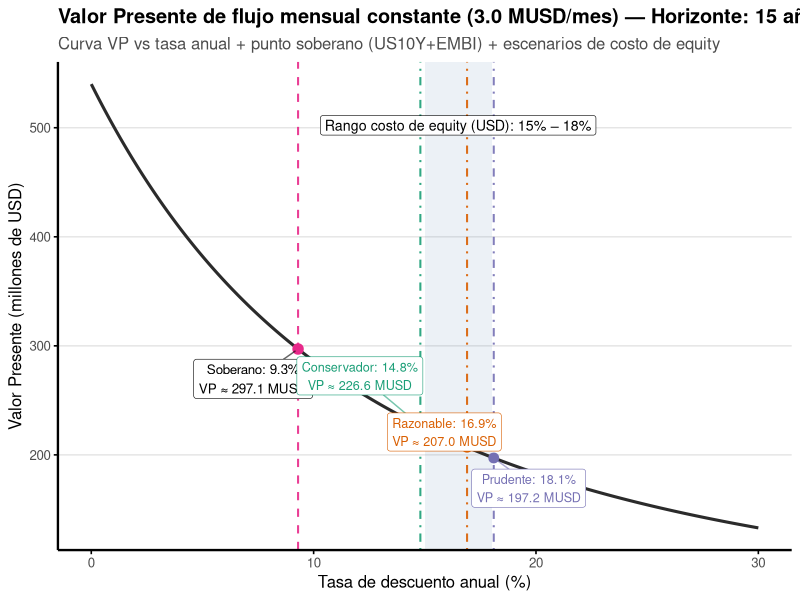

Recreate this plot in R.
# ============================
# VP de flujo MENSUAL con tasa ANUAL
# (curva + punto EMBI+US10Y + rango Costo de Equity: conservador/razonable/prudente)
# ============================

library(ggplot2)

# Si no lo tenés:
# install.packages("ggrepel")
library(ggrepel)

# ----------------------------
# Parámetros del problema
# ----------------------------
cf_mensual_usd <- 3e6      # 3 millones USD por mes
horizonte_anios <- 15      # <-- Cambiá esto si querés otro horizonte
n_meses <- horizonte_anios * 12

# ----------------------------
# Base macro (punto soberano: US10y + EMBI)
# ----------------------------
us10y <- 0.041
embi_spread <- 0.052
tasa_objetivo_anual <- us10y + embi_spread  # 0.093 (9,3%)

# ----------------------------
# Rango costo de equity (USD) a resaltar
# ----------------------------
tasa_eq_conservador <- 0.148   # ~14,8% (CAPM adj simple; beta=1; CRP=EMBI)
tasa_eq_razonable   <- 0.169   # ~16,9% (beta=1,2; CRP ajustado ~6,2%)
tasa_eq_prudente    <- 0.181   # ~18,1% (beta=1,3; CRP ajustado ~6,8%)

rango_eq_min <- 0.15
rango_eq_max <- 0.18

# ----------------------------
# Grilla de tasas ANUALES para graficar
# ----------------------------
tasas_anuales <- seq(0.00, 0.30, by = 0.001)   # 0% a 30% anual

# ----------------------------
# >>> AJUSTE CLAVE: tasa ANUAL -> tasa MENSUAL <<<
# ----------------------------
# IMPORTANTE:
# El flujo es mensual, pero la tasa es anual.
# Para descontar correctamente mes a mes, convertimos cada tasa anual (efectiva)
# a su equivalente mensual:
#   r_mensual = (1 + r_anual)^(1/12) - 1
#
# Esta línea es EXACTAMENTE donde está incorporado el ajuste:
tasas_mensuales <- (1 + tasas_anuales)^(1/12) - 1

# ----------------------------
# Cálculo de Valor Presente (VP) para una anualidad mensual
# VP = CF * [1 - (1+r_m)^(-n)] / r_m
# (tratamos el caso r_m = 0 para evitar división por cero)
# ----------------------------
vp_usd <- ifelse(
  tasas_mensuales == 0,
  cf_mensual_usd * n_meses,
  cf_mensual_usd * (1 - (1 + tasas_mensuales)^(-n_meses)) / tasas_mensuales
)

df <- data.frame(
  tasa_anual = tasas_anuales,
  vp_musd = vp_usd / 1e6
)

# ----------------------------
# Función auxiliar para VP dado r_anual
# ----------------------------
vp_musd_desde_tasa <- function(r_anual) {
  r_m <- (1 + r_anual)^(1/12) - 1
  vp <- if (r_m == 0) cf_mensual_usd * n_meses else cf_mensual_usd * (1 - (1 + r_m)^(-n_meses)) / r_m
  vp / 1e6
}

# ----------------------------
# Punto soberano (EMBI + US10y)
# ----------------------------
vp_obj_musd <- vp_musd_desde_tasa(tasa_objetivo_anual)

df_punto <- data.frame(
  tipo = "Soberano (US10Y + EMBI)",
  tasa_anual = tasa_objetivo_anual,
  vp_musd = vp_obj_musd,
  label = sprintf("Soberano: %.1f%%\nVP ≈ %.1f MUSD",
                  tasa_objetivo_anual * 100, vp_obj_musd)
)

# Escenarios equity
df_eq <- data.frame(
  escenario = c("Conservador", "Razonable", "Prudente"),
  tasa_anual = c(tasa_eq_conservador, tasa_eq_razonable, tasa_eq_prudente)
)
df_eq$vp_musd <- sapply(df_eq$tasa_anual, vp_musd_desde_tasa)
df_eq$label <- sprintf("%s: %.1f%%\nVP ≈ %.1f MUSD",
                       df_eq$escenario, df_eq$tasa_anual * 100, df_eq$vp_musd)

# ----------------------------
# Estética: paleta simple y consistente
# ----------------------------
colores_escenarios <- c(
  "Conservador" = "#1B9E77",
  "Razonable"   = "#D95F02",
  "Prudente"    = "#7570B3"
)

color_curva <- "#2B2B2B"
color_soberano <- "#E7298A"

# ----------------------------
# Plot
# ----------------------------
ggplot(df, aes(x = tasa_anual * 100, y = vp_musd)) +
  # Rango de costo de equity (15% a 18%)
  annotate(
    "rect",
    xmin = rango_eq_min * 100, xmax = rango_eq_max * 100,
    ymin = -Inf, ymax = Inf,
    alpha = 0.10, fill = "#4C78A8"
  ) +

  # Curva
  geom_line(linewidth = 1.05, color = color_curva) +

  # Línea vertical soberano
  geom_vline(xintercept = tasa_objetivo_anual * 100, linetype = "dashed",
             linewidth = 0.7, color = color_soberano, alpha = 0.9) +

  # Punto soberano
  geom_point(
    data = df_punto,
    aes(x = tasa_anual * 100, y = vp_musd),
    size = 3.2, color = color_soberano
  ) +

  # Etiqueta soberano (repel)
  ggrepel::geom_label_repel(
    data = df_punto,
    aes(x = tasa_anual * 100, y = vp_musd, label = label),
    size = 3.4,
    min.segment.length = 0,
    box.padding = 0.45,
    point.padding = 0.25,
    label.size = 0.2,
    segment.alpha = 0.6,
    seed = 123
  ) +

  # Líneas verticales para los 3 escenarios (costo de equity)
  geom_vline(
    data = df_eq,
    aes(xintercept = tasa_anual * 100, color = escenario),
    linetype = "dotdash",
    linewidth = 0.7,
    alpha = 0.9
  ) +
  # Puntos para los 3 escenarios
  geom_point(
    data = df_eq,
    aes(x = tasa_anual * 100, y = vp_musd, color = escenario),
    size = 3.0
  ) +
  # Etiquetas para los 3 escenarios (evita solapamiento básico con repel)
  ggrepel::geom_label_repel(
    data = df_eq,
    aes(x = tasa_anual * 100, y = vp_musd, label = label, color = escenario),
    size = 3.2,
    min.segment.length = 0,
    box.padding = 0.45,
    point.padding = 0.25,
    label.size = 0.2,
    segment.alpha = 0.6,
    seed = 456,
    show.legend = FALSE
  ) +

  # Texto discreto de la banda
  annotate(
    "label",
    x = ((rango_eq_min + rango_eq_max) / 2) * 100,
    y = max(df$vp_musd) * 0.93,
    label = "Rango costo de equity (USD): 15% – 18%",
    size = 3.6,
    label.size = 0.2,
    alpha = 0.95
  ) +

  scale_color_manual(values = colores_escenarios) +

  labs(
    x = "Tasa de descuento anual (%)",
    y = "Valor Presente (millones de USD)",
    title = sprintf("Valor Presente de flujo mensual constante (%.1f MUSD/mes) — Horizonte: %d años",
                    cf_mensual_usd / 1e6, horizonte_anios),
    subtitle = "Curva VP vs tasa anual + punto soberano (US10Y+EMBI) + escenarios de costo de equity"
  ) +

  # ✅ Ejes visibles y grilla suave
  theme_classic(base_size = 12) +
  theme(
    axis.line = element_line(linewidth = 0.8, color = "black"),
    axis.ticks = element_line(color = "black"),
    plot.title = element_text(face = "bold"),
    plot.subtitle = element_text(color = "gray30"),
    panel.grid.major.y = element_line(color = "gray90", linewidth = 0.5),
    panel.grid.major.x = element_blank(),
    legend.position = "none"
  )
